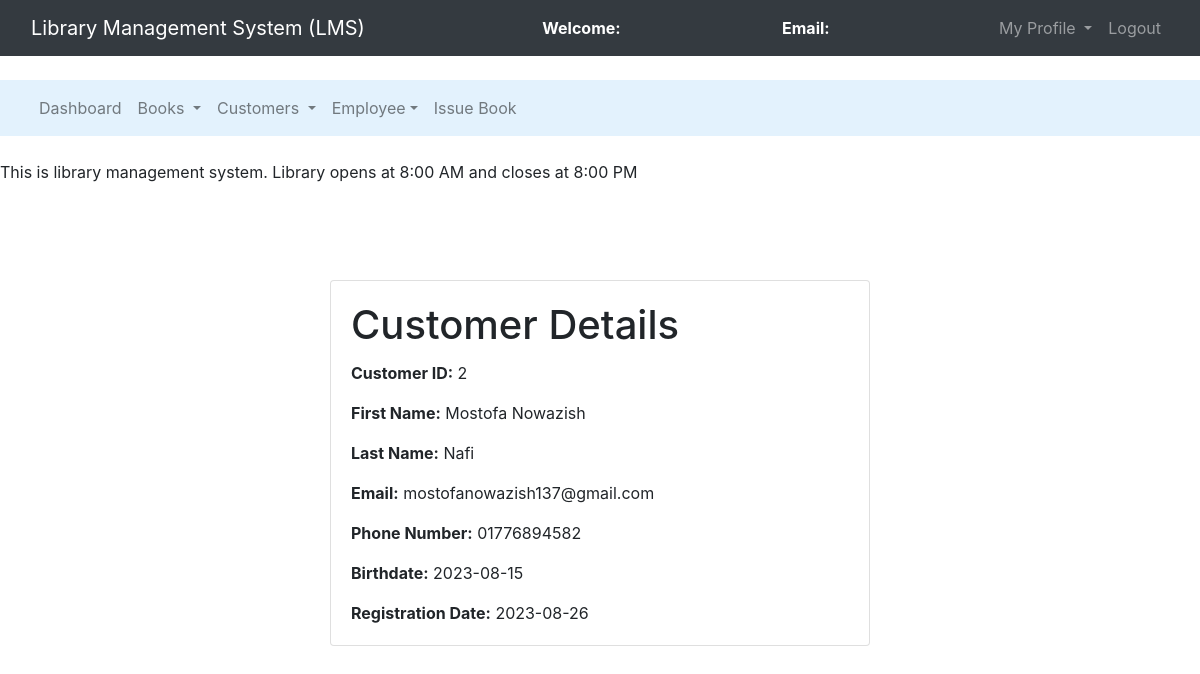
/models/customer.php?cid=2, run on the app's committed database.
### tables this page shows
CREATE TABLE `customers` (
  `customer_id` int(11) NOT NULL,
  `first_name` varchar(50) DEFAULT NULL,
  `last_name` varchar(50) DEFAULT NULL,
  `email` varchar(100) DEFAULT NULL,
  `phone_number` varchar(20) DEFAULT NULL,
  `birthdate` date DEFAULT NULL,
  `registration_date` date DEFAULT NULL
);

### models/customer.php (the view, shortened to what this page needs)
<?php
$connection = mysqli_connect("localhost:3308", "root", "");
$customer_id = $_GET['cid'];
$query = "SELECT * FROM customers WHERE customer_id = $customer_id";
$query_run = mysqli_query($connection, $query);
$row = mysqli_fetch_assoc($query_run);
?>
<!DOCTYPE html>
<html>
<head>
    <link rel="stylesheet" type="text/css" href="../assets/css/bootstrap.min.css">
</head>
<body>
<nav class="navbar navbar-expand-lg navbar-dark bg-dark">
		<div class="container-fluid">
			<div class="navbar-header">
				<a class="navbar-brand" href="../views/librarian_dashboard.php">Library Management System (LMS)</a>
			</div>
			<font style="color: white"><span><strong>Welcome: <?php echo $_SESSION['name'];?></strong></span></font>
			<font style="color: white"><span><strong>Email: <?php echo $_SESSION['email'];?></strong></font>
		    <ul class="nav navbar-nav navbar-right">
		      <li class="nav-item dropdown">
	        	<a class="nav-link dropdown-toggle" data-toggle="dropdown">My Profile </a>
		      </li>
		      <li class="nav-item">
		        <a class="nav-link" href="../controllers/logout.php">Logout</a>
		      </li>
		    </ul>
		</div>
	</nav><br>
	<nav class="navbar navbar-expand-lg navbar-light" style="background-color: #e3f2fd">
		<div class="container-fluid">
		    <ul class="nav navbar-nav navbar-center">
		      <li class="nav-item">
		        <a class="nav-link" href="librarian_dashboard.php">Dashboard</a>
		      </li>
		      <li class="nav-item dropdown">
	        	<a class="nav-link dropdown-toggle" data-toggle="dropdown">Books </a>
		      </li>
		      <li class="nav-item dropdown">
	        	<a class="nav-link dropdown-toggle" data-toggle="dropdown">Customers </a>
		      </li>
		      <li class="nav-item dropdown">
	        	<a class="nav-link dropdown-toggle" data-toggle="dropdown">Employee</a>
		      </li>
	          <li class="nav-item">
		        <a class="nav-link" href="issue_book.php">Issue Book</a>
		      </li>
		    </ul>
		</div>
	</nav><br>
<span><marquee>This is library management system. Library opens at 8:00 AM and closes at 8:00 PM</marquee></span><br><br>
<div class="container mt-5">
    <div class="row">
        <div class="col-md-6 offset-md-3">
            <div class="card">
                <div class="card-body">
                    <h1 class="card-title">Customer Details</h1>
                    <p class="card-text"><strong>Customer ID:</strong> <?php echo $row['customer_id']; ?></p>
                    <p class="card-text"><strong>First Name:</strong> <?php echo $row['first_name']; ?></p>
                    <p class="card-text"><strong>Last Name:</strong> <?php echo $row['last_name']; ?></p>
                    <p class="card-text"><strong>Email:</strong> <?php echo $row['email']; ?></p>
                    <p class="card-text"><strong>Phone Number:</strong> <?php echo $row['phone_number']; ?></p>
                    <p class="card-text"><strong>Birthdate:</strong> <?php echo $row['birthdate']; ?></p>
                    <p class="card-text"><strong>Registration Date:</strong> <?php echo $row['registration_date']; ?></p>
                </div>
            </div>
        </div>
    </div>
</div>
</body>
</html>

### data on the page
customers: customer_id "2", first_name "Mostofa Nowazish", last_name "Nafi", email "mostofanowazish137@gmail.com", phone_number "01776894582", birthdate "2023-08-15", registration_date "2023-08-26"
